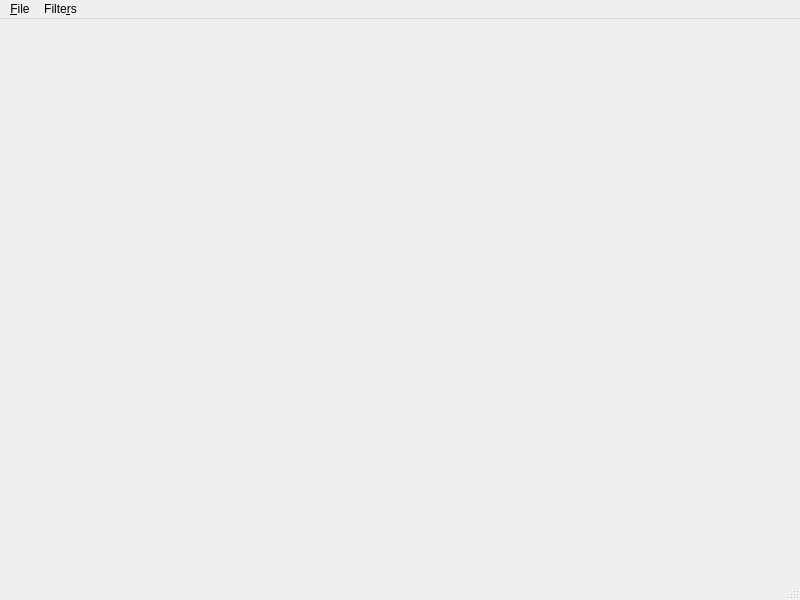
<?xml version="1.0" encoding="UTF-8"?>
<ui version="4.0">
 <class>MainWindow</class>
 <widget class="QMainWindow" name="MainWindow">
  <property name="geometry">
   <rect>
    <x>0</x>
    <y>0</y>
    <width>800</width>
    <height>600</height>
   </rect>
  </property>
  <property name="windowTitle">
   <string>MainWindow</string>
  </property>
  <widget class="QWidget" name="centralwidget">
   <layout class="QGridLayout" name="gridLayout"/>
  </widget>
  <widget class="QMenuBar" name="menubar">
   <property name="geometry">
    <rect>
     <x>0</x>
     <y>0</y>
     <width>800</width>
     <height>21</height>
    </rect>
   </property>
   <widget class="QMenu" name="menuFile">
    <property name="title">
     <string>&amp;File</string>
    </property>
    <addaction name="actionOpen_Image"/>
    <addaction name="separator"/>
    <addaction name="actionExit"/>
   </widget>
   <widget class="QMenu" name="menuFilters">
    <property name="title">
     <string>Filte&amp;rs</string>
    </property>
   </widget>
   <addaction name="menuFile"/>
   <addaction name="menuFilters"/>
  </widget>
  <widget class="QStatusBar" name="statusbar"/>
  <action name="actionOpen_Image">
   <property name="text">
    <string>Open Image...</string>
   </property>
  </action>
  <action name="actionExit">
   <property name="text">
    <string>Exit</string>
   </property>
   <property name="shortcut">
    <string>Ctrl+Q</string>
   </property>
  </action>
 </widget>
 <resources/>
 <connections/>
</ui>
